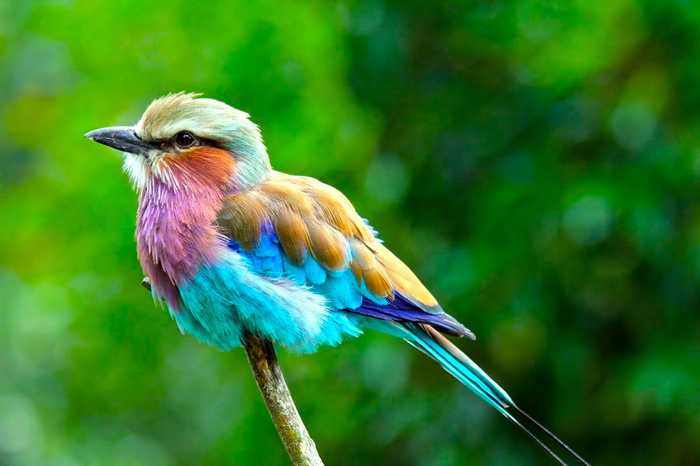
#> input picture bird.png, 700 x 466 px
$ python convertImage2bin.py
#> lines starting #> are read from the running program, lines starting #| are printed output that depends on the picture; after the words box and inside, x2 and y2 are one past the last pixel; in counts of white or black regions, pixels touching at a corner belong together
#> further down, img_rgb is the input picture: PIL image 700x466 RGB; mean R, G, B 53.5, 121.5, 42.3
import numpy as np
from PIL import Image

def rgb2gray(rgb_image):
    """
    Convert RGB image to gray tons (0–255)
    """

    img = np.array(rgb_image).astype(np.float32)

    R = img[:, :, 0]
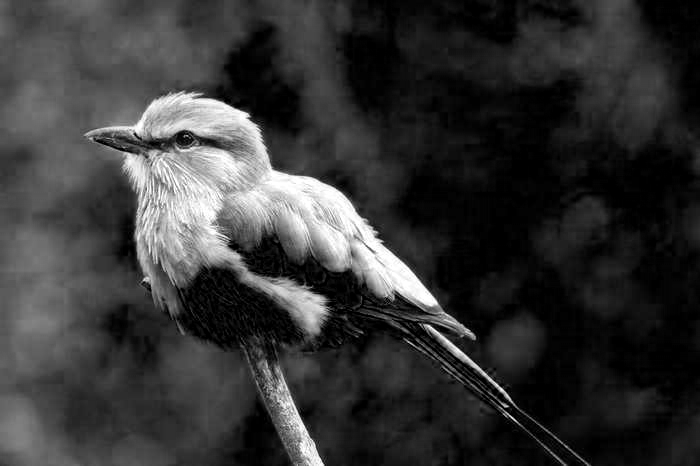
#> R: shape (466, 700) float32; min 0, max 255, mean 53.5
    G = img[:, :, 1]
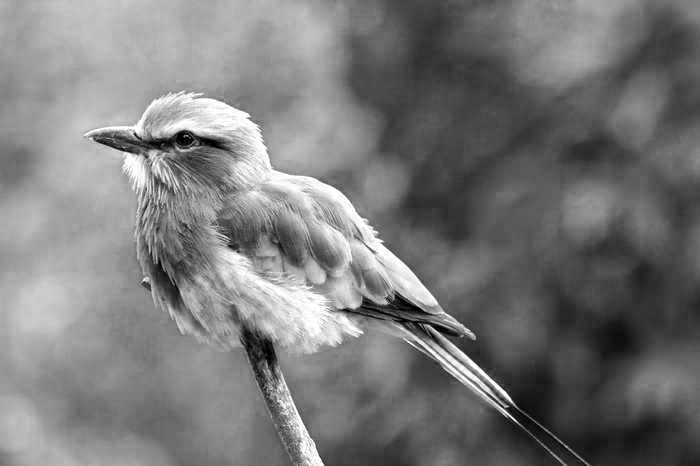
#> G: shape (466, 700) float32; min 0, max 255, mean 121.5
    B = img[:, :, 2]
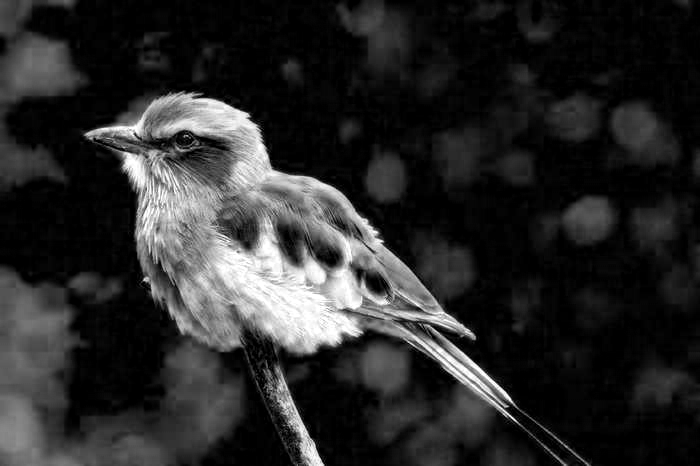
#> B: shape (466, 700) float32; min 0, max 255, mean 42.3

    gray = 0.299 * R + 0.587 * G + 0.114 * B
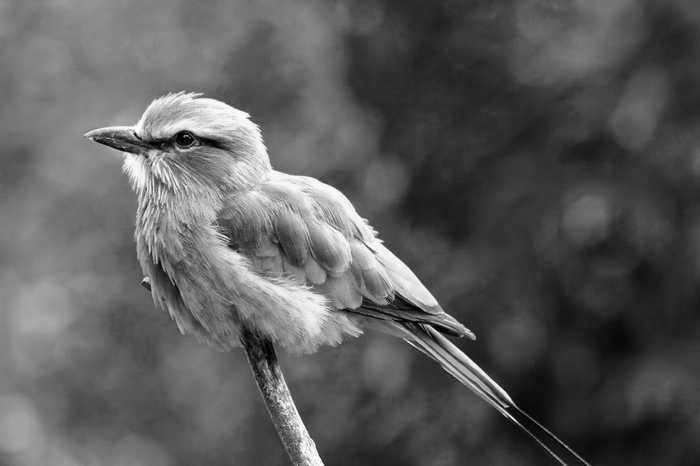
#> gray: shape (466, 700) float32; min 0.299, max 255, mean 92.1
    gray = np.clip(gray, 0, 255).astype(np.uint8)

    return gray

def gray2bin(gray_image, lim=128):
    """
    Converte imagem em tons de cinza para binária (0 e 255)
    """
#> called with lim = 128
    bin = np.where(gray_image >= lim, 255, 0).astype(np.uint8)
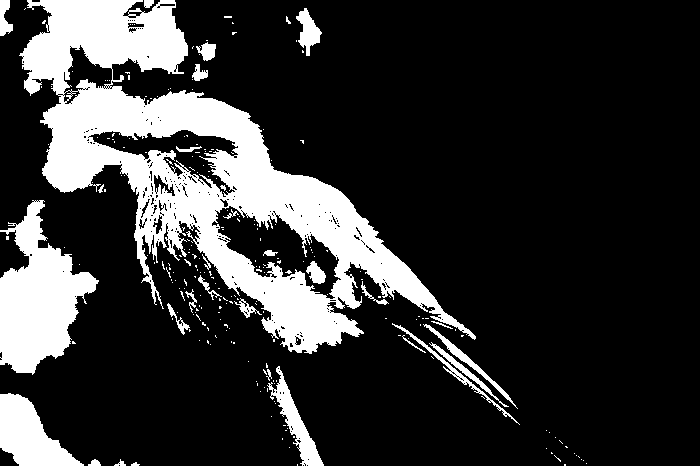
#> bin: shape (466, 700); 20.3% white; 249 white regions (218 under 20 px), largest, box (x1, y1, x2, y2) and area: (19, 0, 476, 354) 47216, (0, 200, 99, 375) 9163, (0, 393, 84, 466) 3344
    return bin


# Carrega imagem colorida
img_rgb = Image.open("bird.png").convert("RGB")

# Converte para cinza
img_gray = rgb2gray(img_rgb)

# Converte para binária
img_bin = gray2bin(img_gray, lim=128)

# Salva resultados
Image.fromarray(img_gray).save("gray_image.png")
Image.fromarray(img_bin).save("bin_image.png")
